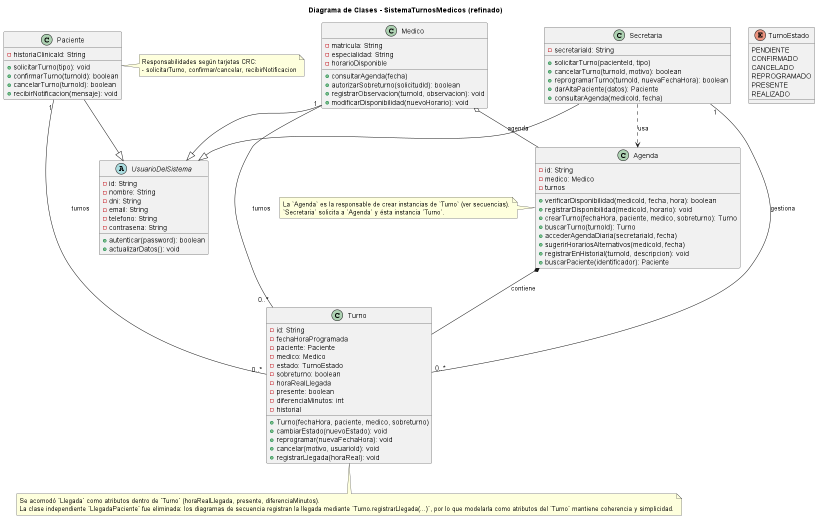
#> input picture diagramas/01-diagrama-clases/06-clases-diagrama-final.png, 1635 x 1036 px, found by its file name (shown at 1/2 size)
$ python inspect_and_crop.py
#> lines starting #> are read from the running program, lines starting #| are printed output that depends on the picture
from PIL import Image
import sys
img_path = r"c:\Users\nachi\SistemaTurnosMedicos\diagramas\01-diagrama-clases\06-clases-diagrama-final.png"
img = Image.open(img_path)
#> img is the input picture: PIL image 1635x1036 RGB; mean R, G, B 244.6, 244.6, 242.9
print('size:', img.size)
#| size: (1635, 1036)

out_dir = r"c:\Users\nachi\SistemaTurnosMedicos\diagramas\01-diagrama-clases\capturas-pilares"
import os
os.makedirs(out_dir, exist_ok=True)

boxes = {
	# tighter crops: (left, top, right, bottom)
	# Turno only
	'poo-encapsulamiento-ejemplo-1.png': (680, 380, 1280, 820),
	# UsuarioDelSistema only
	'poo-encapsulamiento-ejemplo-2.png': (600, 140, 1240, 420),
	# Herencia: Paciente, Medico, Secretaria + UsuarioDelSistema (wide)
	'poo-herencia-ejemplo-1.png': (10, 20, 1450, 460),
	# Herencia ejemplo 2: UsuarioDelSistema only (show base for future subclasses)
	# Show UsuarioDelSistema for herencia ejemplo 2 (Administrador hypothetical)
	'poo-herencia-ejemplo-2.png': (600, 140, 1240, 420),
	# Polimorfismo ejemplo 1: Paciente, UsuarioDelSistema, Medico (includes super)
	'poo-polimorfismo-ejemplo-1.png': (10, 20, 1000, 460),
	# Polimorfismo ejemplo 2: Secretaria + UsuarioDelSistema
	# Polimorfismo ejemplo 2: Secretaria + UsuarioDelSistema (approx)
	'poo-polimorfismo-ejemplo-2.png': (520, 40, 1240, 460),
	# Agenda only
	'poo-abstraccion-ejemplo-1.png': (1500, 240, 1890, 520),
	# Turno only (abstraccion ejemplo 2)
	'poo-abstraccion-ejemplo-2.png': (680, 380, 1280, 820),
}

for name, box in boxes.items():
	crop = img.crop(box)
	out_path = os.path.join(out_dir, name)
	crop.save(out_path)
	print('saved', out_path)
#> this loop made 8 passes
#> pass 1, `crop = img.crop(box)`:
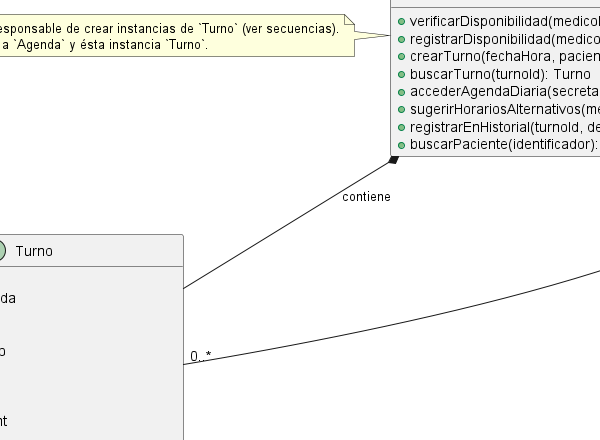
#> crop: PIL image 600x440 RGB; mean R, G, B 244.5, 244.7, 242.8
#> pass 2, `crop = img.crop(box)`:
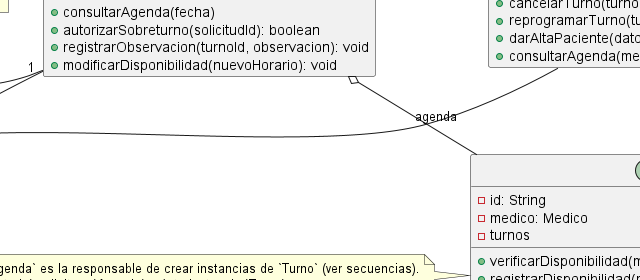
#> crop: PIL image 640x280 RGB; mean R, G, B 239.6, 239.8, 237.7
#> pass 3, `crop = img.crop(box)`:
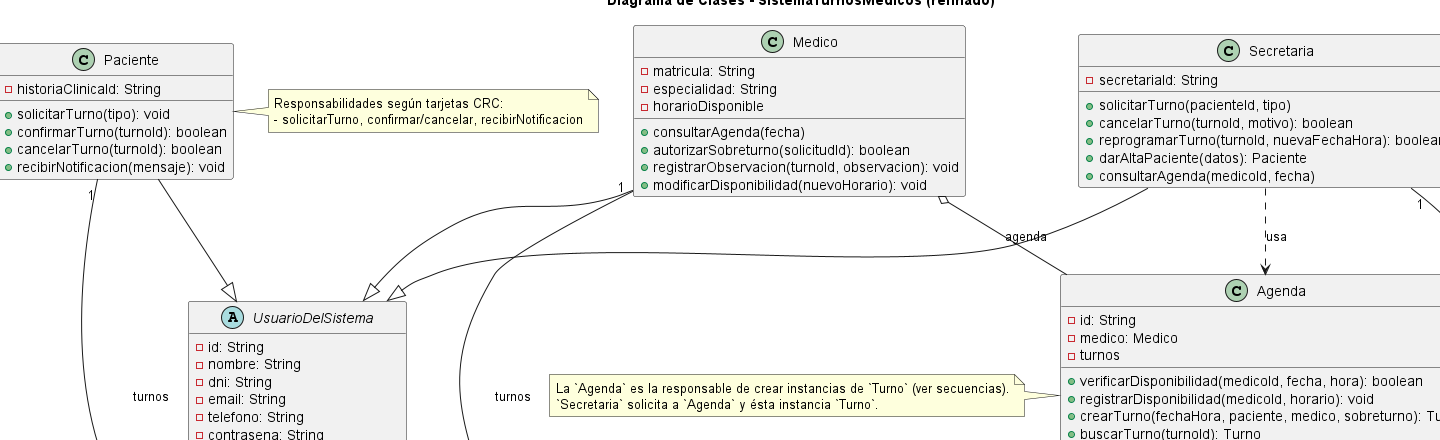
#> crop: PIL image 1440x440 RGB; mean R, G, B 239.7, 239.8, 238
